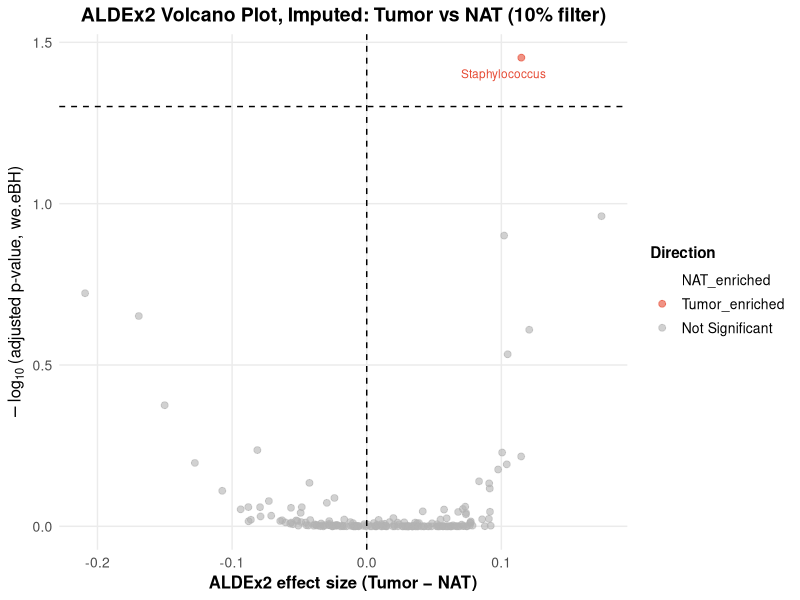
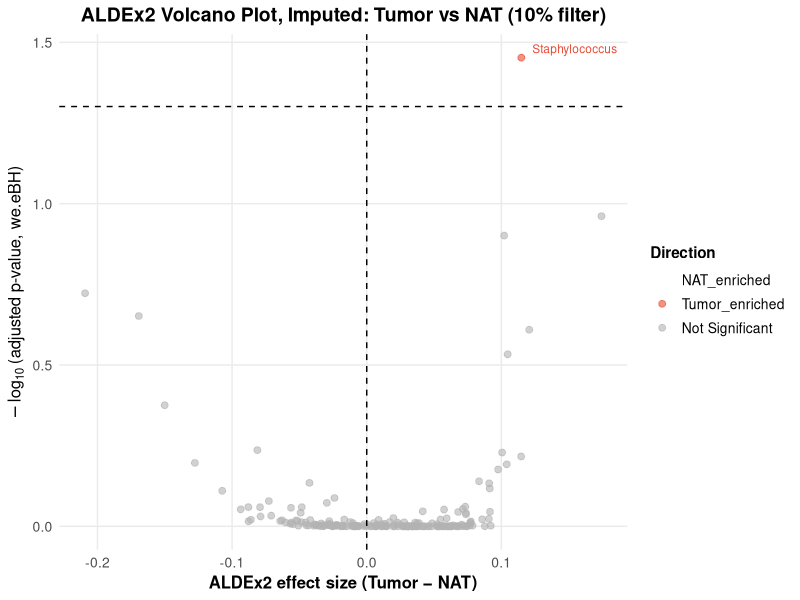
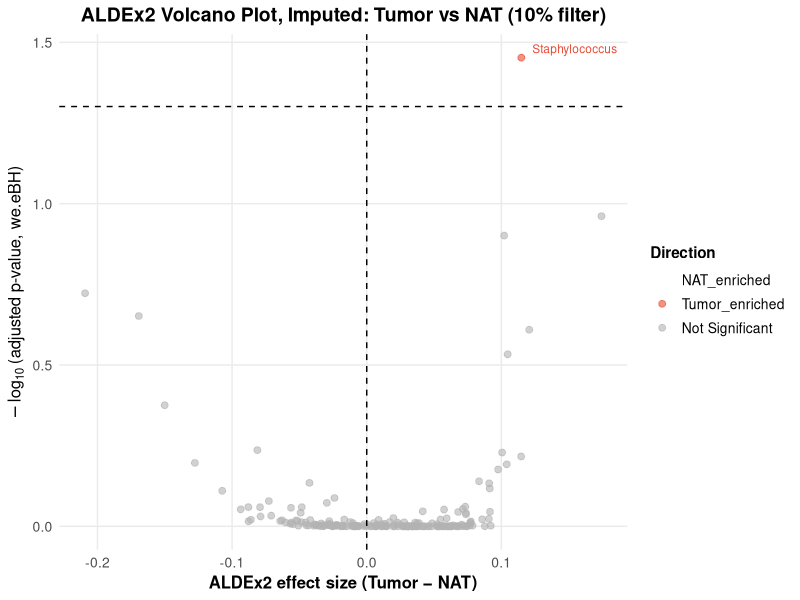

Reproduce these figures in R, in order.
setwd("C:/Users/sanyu/OneDrive/Desktop/Breast_new/Viz/ALDEX")

library(ggplot2)
library(ggrepel)
library(dplyr)


# Load the data (full ALDEx2 table with all taxa)
# Columns: taxon, we.ep, we.eBH, wi.ep, wi.eBH, rab.*, diff.*, effect,
#          overlap, p_we, q_we, p_wi, q_wi, p_min, significant, direction
data <- read.csv("imp10pct.csv", header = TRUE)

# Use we.eBH as the adjusted p-value
padj_cutoff <- 0.05

# Add padj, -log10(padj) and direction label
data <- data %>%
  mutate(
    # adjusted p-value (Welch test BH)
    padj = we.eBH,
    
    # Y-axis: -log10(adjusted p-value)
    neglog10padj = -log10(padj),
    
    # Direction based on effect sign + padj
    direction_label = case_when(
      padj < padj_cutoff & effect > 0 ~ "Tumor_enriched",
      padj < padj_cutoff & effect < 0 ~ "NAT_enriched",
      TRUE                            ~ "Not Significant"
    )
  )

# Decide which taxa to label:
# If there are significant taxa, label those,
# otherwise label top 10 by lowest padj
n_significant <- sum(data$padj < padj_cutoff, na.rm = TRUE)

if (n_significant > 0) {
  label_data <- data %>%
    filter(padj < padj_cutoff)
  cat("Found", n_significant, "significant genera to label\n")
} else {
  label_data <- data %>%
    arrange(padj) %>%
    slice_head(n = 10)
  cat("No significant genera found. Labeling top 10 by padj\n")
}

# Keep only finite values for plotting
plot_data <- data %>%
  filter(is.finite(effect), is.finite(neglog10padj))

# Ordered factor for legend
plot_data$direction_label <- factor(
  plot_data$direction_label,
  levels = c("NAT_enriched", "Tumor_enriched", "Not Significant")
)

# Color palette
dir_cols <- c(
  "Tumor_enriched"  = "#E64B35",  # Red
  "NAT_enriched"    = "#4DBBD5",  # Blue
  "Not Significant" = "grey70"    # Grey
)

# Volcano plot
volcano_aldex <- ggplot(plot_data,
                        aes(x = effect,
                            y = neglog10padj)) +
  
  # Points colored by direction
  geom_point(aes(color = direction_label),
             size = 2,
             alpha = 0.6) +
  
  # Manual colors
  scale_color_manual(
    values = dir_cols,
    name   = "Direction",
    drop   = FALSE
  ) +
  
  # Horizontal line at padj = 0.05
  geom_hline(
    yintercept = -log10(padj_cutoff),
    linetype   = "dashed",
    color      = "black",
    linewidth  = 0.5
  ) +
  
  # Vertical line at effect = 0
  geom_vline(
    xintercept = 0,
    linetype   = "dashed",
    color      = "black",
    linewidth  = 0.5
  ) +
  
  # Labels for significant genera (or top 10)
  geom_text_repel(
    data = label_data,
    aes(label = taxon, color = direction_label),
    size          = 3,
    max.overlaps  = 20,
    box.padding   = 0.5,
    point.padding = 0.3,
    segment.color = "grey50",
    segment.size  = 0.2,
    show.legend   = FALSE
  ) +
  
  # Titles and axis labels
  labs(
    title = "ALDEx2 Volcano Plot, Imputed: Tumor vs NAT (10% filter)",
    x     = "ALDEx2 effect size (Tumor − NAT)",
    y     = expression(-log[10]~"(adjusted p-value, we.eBH)")
  ) +
  
  # Clean theme
  theme_minimal() +
  theme(
    plot.title       = element_text(hjust = 0.5, face = "bold", size = 14),
    axis.title       = element_text(size = 12, face = "bold"),
    axis.text        = element_text(size = 10),
    legend.title     = element_text(size = 11, face = "bold"),
    legend.text      = element_text(size = 10),
    legend.position  = "right",
    panel.grid.minor = element_blank()
  )

# Show plot
print(volcano_aldex)

# Save plot
ggsave("vpimp10pct_aldex.png", plot = volcano_aldex,
       width = 10, height = 8, dpi = 300)
ggsave("vpimp10pct_aldex.pdf", plot = volcano_aldex,
       width = 10, height = 8)
